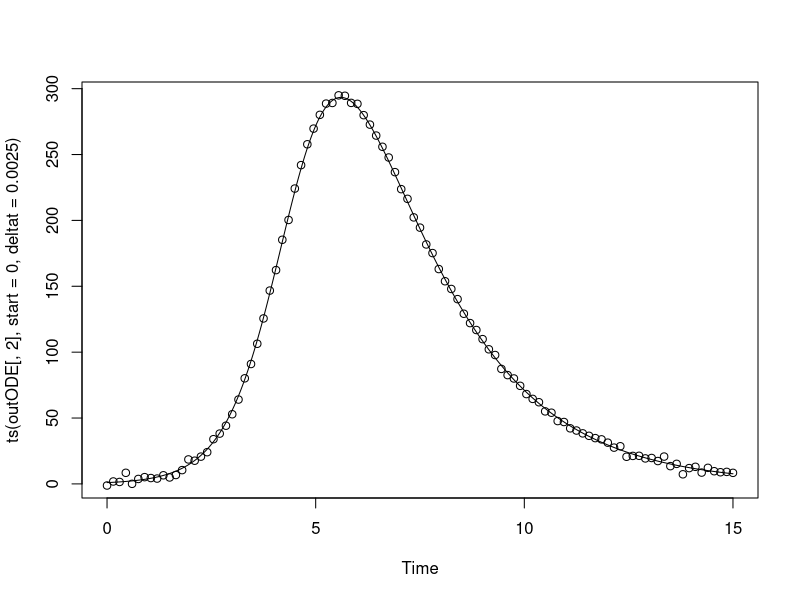

Source code (R): (Note: a time limit stopped this script after it produced the figure.)
library(MASS)
library(dplyr)

##get synthetic data
alphaSIR<-function(x,theta)
{
  c(-theta[1]*x[1]*x[2],theta[1]*x[1]*x[2]-theta[2]*x[2])
}

odesim<-function(T = 15, dt=0.0025, x0=c(762,1),theta, afun=alphaSIR)
{
  n <- T/dt
  d <- length(x0)
  x <- matrix(0,nrow=n+1,ncol=d)
  x[1,] <- x0 
  for (i in 2:(n+1)) 
  {
    x[i,] <- x[i-1,]+afun(x[i-1,],theta)*dt
  }
  x
}

outODE <- odesim(T = 15, dt=0.0025, x0=c(762,1),theta=c(exp(-6),0.5),afun=alphaSIR)

Idata_ode <- outODE[1+(0:100)*60,2]
#Add noise!
Idata_ode <- rnorm(101,Idata_ode,2) #sigma=2
#Plot
plot(ts(outODE[,2],start=0,deltat=0.0025))
lines(ts(Idata_ode,start=0,deltat=0.15),type="p")

##define distance metric
euclidean <- function(a,b){
  distance <- sqrt(sum((a - b)^2))
  distance
}

##calculate summary vector
stop_time <- function(SIR_vec, thresh){
  time <- which(SIR_vec < thresh)
  n <- length(time)
  time_after <- rep(0,n)
  for(i in 1:n){
    if(time[i] > which.max(SIR_vec)){
      time_after[i] <- time[i]
    }
  }
  time_after[time_after == 0] <- NA
  time_after_2 <- time_after[complete.cases(time_after)]
  if(length(time_after_2) == 0){
    end_time <- length(SIR_vec)
  } else {
    end_time <- time_after_2[1]
  }
  end_time
}

summary_stats_2 <- c(which.max(Idata_ode), stop_time(Idata_ode, 10))

##rejection sampler for normal priors
abc_norm_2 <- function(samples, epsilon, v1, v2){
  posterior <- matrix(0, nrow = samples, ncol = 2)
  accepted_samples <- 1
  while(accepted_samples < samples+1){
    theta_prop <- exp(mvrnorm(1, c(-6, log(0.5)), diag(c(v1,v2))))
    pseudo_data <- odesim(theta=theta_prop)
    pseudo_Idata <- pseudo_data[1+(0:100)*60,2]
    pseudo_Idata_obs <- pseudo_Idata + rnorm(101,0,2)
    pseudo_sum <- c(which.max(pseudo_Idata_obs), stop_time(pseudo_Idata_obs, 10))
    distance <- euclidean(summary_stats_2, pseudo_sum)
    if (distance < epsilon){
      posterior[accepted_samples,] <- theta_prop
      accepted_samples <- accepted_samples + 1
    }
  }
  posterior
}

post_normal_2 <- abc_norm_2(100, 2, 0.02, 0.05)
cpu_time <- system.time(abc_norm_2(100,2,0.02,0.05)) #119.15
par(mfrow = c(1,2))
hist(post_normal_2[,1], freq = F, xlab = "Value", main = "beta", 
     ylim = c(0,60000))
lines(density(post_normal_2[,1]), lwd = 2, col = 2)
lines(seq(0.002,0.003,0.00001), dlnorm(seq(0.002,0.003,0.00001), -6, 0.02), 
      lwd = 2, col = 4)
hist(post_normal_2[,2], freq = F, xlab = "Value", main = "gamma", 
     ylim = c(0,125))
lines(density(post_normal_2[,2]), lwd = 2, col = 2)
lines(seq(0.4,0.6,0.001), dlnorm(seq(0.4,0.6,0.001), log(0.5), 0.05), 
      lwd = 2, col = 4)
par(mfrow = c(1,1))

#posterior predictive
N <- 100
T <- 15
dt <- 0.0025
I.mat_ode_rej <- matrix(0,nrow=T/dt+1,ncol=N)
for(i in 1:N)
{
  I.mat_ode_rej[,i] <- odesim(T=15, dt=0.0025, x0=c(762,1), theta=post_normal_2[i,], afun=alphaSIR)[,2]
  I.mat_ode_rej[,i] <- rnorm((T/dt)+1, I.mat_ode_rej[,i],2)
}

I.mean_ode_rej <- apply(I.mat_ode_rej,1,mean)
I.lq_ode_rej <- apply(I.mat_ode_rej,1,quantile,0.025)
I.uq_ode_rej <- apply(I.mat_ode_rej,1,quantile,0.975)

par(mfrow = c(1,2))
plot(ts(I.mean_ode_rej,start=0,deltat=0.0025),ylim=c(0,400), xlab = "Time(Days)", ylab = "It")
lines(ts(I.lq_ode_rej,start=0,deltat=0.0025),col=2)
lines(ts(I.uq_ode_rej,start=0,deltat=0.0025),col=2)
lines(ts(Idata_ode,start=0,deltat=0.15),type="p")
